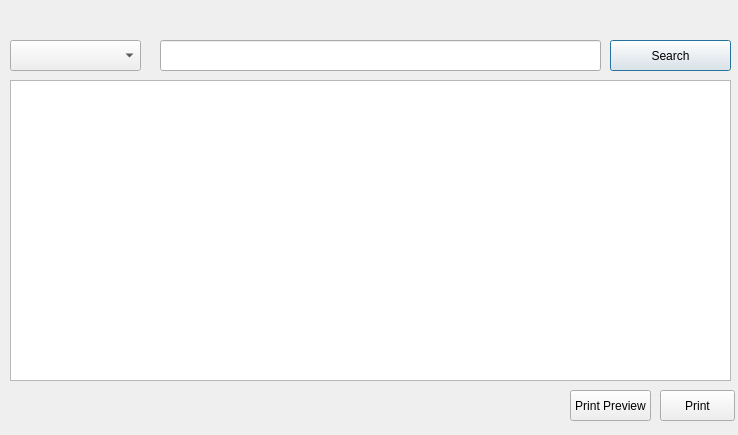
<?xml version="1.0" encoding="UTF-8"?>
<ui version="4.0">
 <class>showAllCollections</class>
 <widget class="QDialog" name="showAllCollections">
  <property name="geometry">
   <rect>
    <x>0</x>
    <y>0</y>
    <width>738</width>
    <height>435</height>
   </rect>
  </property>
  <property name="windowTitle">
   <string>Dialog</string>
  </property>
  <widget class="QComboBox" name="comboBox">
   <property name="geometry">
    <rect>
     <x>10</x>
     <y>40</y>
     <width>131</width>
     <height>31</height>
    </rect>
   </property>
  </widget>
  <widget class="QTableWidget" name="tableWidget">
   <property name="geometry">
    <rect>
     <x>10</x>
     <y>80</y>
     <width>721</width>
     <height>301</height>
    </rect>
   </property>
  </widget>
  <widget class="QPushButton" name="pushButton">
   <property name="geometry">
    <rect>
     <x>610</x>
     <y>40</y>
     <width>121</width>
     <height>31</height>
    </rect>
   </property>
   <property name="text">
    <string>Search</string>
   </property>
  </widget>
  <widget class="QPushButton" name="printpreviewBnt">
   <property name="geometry">
    <rect>
     <x>570</x>
     <y>390</y>
     <width>81</width>
     <height>31</height>
    </rect>
   </property>
   <property name="text">
    <string>Print Preview</string>
   </property>
  </widget>
  <widget class="QPushButton" name="printBtn">
   <property name="geometry">
    <rect>
     <x>660</x>
     <y>390</y>
     <width>75</width>
     <height>31</height>
    </rect>
   </property>
   <property name="text">
    <string>Print</string>
   </property>
  </widget>
  <widget class="QLineEdit" name="lineEdit">
   <property name="geometry">
    <rect>
     <x>160</x>
     <y>40</y>
     <width>441</width>
     <height>31</height>
    </rect>
   </property>
  </widget>
 </widget>
 <resources/>
 <connections/>
 <slots>
  <signal>print(QPrinter*printer)</signal>
 </slots>
</ui>
